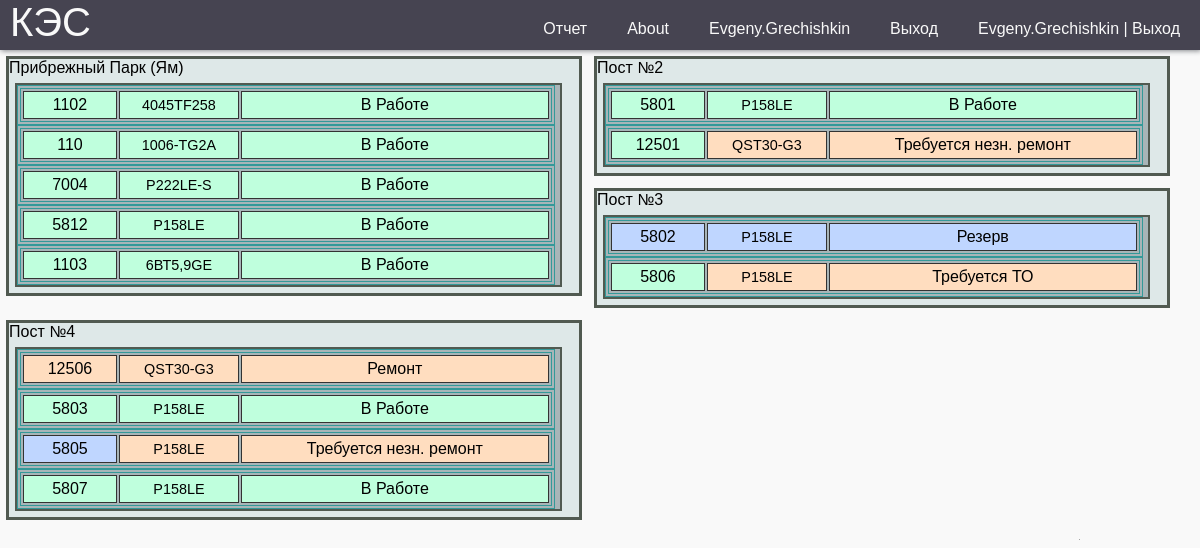
Screenshot of /object_kes/1/ (signed in) with the database file from the repository.
### report/models.py (models this page shows, shortened)
class Location(models.Model):
    name = models.CharField(max_length=30)
    object_kes = models.ForeignKey(ObjectKES, on_delete=models.SET_NULL, null=True)
    operator = models.ForeignKey(get_user_model(),
                               on_delete=models.SET_NULL,
                               related_name='operator_area',
                               null=True, default=None)
    address = models.CharField(max_length=250, blank=True)
    class Meta:
        verbose_name = 'Участок'
        verbose_name_plural = 'Участок'

class CreateDGU(models.Model):
    name = models.CharField(max_length=30, verbose_name="Номер Дгу")
    maker_dvs = models.ForeignKey(Maker, on_delete=models.SET_NULL, null=True, blank=True, verbose_name="Производитель")
    long_name = models.CharField(max_length=30, null=True, blank=True, verbose_name="Название Дгу")
    post_name = models.ForeignKey(Post, on_delete=models.SET_NULL, null=True, blank=True, verbose_name="Название поста")
    dvs = models.ForeignKey(DVS, on_delete=models.SET_NULL, null=True, blank=True, verbose_name="ДВС")
    alternator = models.ForeignKey(Alternator, on_delete=models.SET_NULL, null=True, blank=True, verbose_name="Генератор")
    location = models.ForeignKey(Location, on_delete=models.SET_NULL, null=True,blank=True, verbose_name="Обьект")
    work = models.BooleanField(default=False, verbose_name='в Работе')
    status = models.ForeignKey(Status, on_delete=models.SET_NULL, null=True, verbose_name="Состояние")
    paralel = models.BooleanField(default=False, verbose_name='Паралель')
    koguch = models.BooleanField(default=False, verbose_name='Кожухное Исполнение')
    weight = models.PositiveIntegerField(null=True, blank=True, default=0, verbose_name='Вес кг')
    lsh = models.CharField(max_length=100, null=True, blank=True, verbose_name="Длинна * Ширина * Высота ")
    title = models.CharField(max_length=250, blank=True, verbose_name='Описание  проблем')
    data_to = models.DateField(blank=True, null=True,  verbose_name='Дата последнего ТО')
    motochas_to = models.PositiveIntegerField(null=True, blank=True,  verbose_name='Моточасы последнего ТО')
    interval_to = models.PositiveIntegerField(null=True, blank=True, default=300, verbose_name='Межсервисный интервал')
    narabotka = models.BooleanField(default=True, verbose_name='Наработка')
    nagruzka = models.BooleanField(default=True, verbose_name='Нагрузка')
    active = models.BooleanField(default=True, verbose_name='Активная Нагрузка')
    reactive = models.BooleanField(default=True, verbose_name='Реактивная  Нагрузка')
    full_load = models.BooleanField(default=True, verbose_name='Полная  Нагрузка')
    l1 = models.BooleanField(default=True, verbose_name='L1')
    l2 = models.BooleanField(default=True, verbose_name='L2')
    l3 = models.BooleanField(default=True, verbose_name='L3')
    dmasla = models.BooleanField(default=True, verbose_name='Давление масла')
    tog = models.BooleanField(default=True, verbose_name='Темп. Охл. Жидкости')
    akb = models.BooleanField(default=True, verbose_name='АКБ')
    primechanie = models.BooleanField(default=True, verbose_name='Примечания')
    class Meta:
        verbose_name = 'ДГУ'
        verbose_name_plural = 'ДГУ'

class DVS(models.Model):
    model_dvs = models.ForeignKey(DVSmodel, on_delete=models.SET_NULL, blank=True, null=True, verbose_name="ДВС")
    sn = models.CharField(max_length=70, blank=True, verbose_name='Серейный номер')
    engine_hours = models.FloatField(blank=True, null=True, verbose_name="Моточасы")
    title = models.CharField(max_length=250, blank=True, verbose_name='Описание')
    class Meta:
        verbose_name = 'ДВС'
        verbose_name_plural = 'ДВС'

class DVSmodel(models.Model):
    model_dvs = models.CharField(blank=True, max_length=30, verbose_name='Модель ДВС')
    maker_dvs = models.ForeignKey(Maker, on_delete=models.SET_NULL, null=True, verbose_name="Производитель")
    power = models.IntegerField(blank=True, verbose_name="Мощьность ДВС")
    cylinders = models.IntegerField(blank=True, verbose_name="Количество цилиндров")
    volume = models.DecimalField(blank=True, null=True, max_digits=5, decimal_places=2,  verbose_name="Объем ДВС")
    weight = models.PositiveIntegerField(null=True, blank=True, default=0, verbose_name='Вес кг')
    title = models.CharField(max_length=250, blank=True, verbose_name='Описание')
    class Meta:
        verbose_name = 'Модель ДВС'
        verbose_name_plural = 'Модель ДВС'

### report/views.py (the view)
# urls.py: path("object_kes/<int:id>/", object_kes, name='object_kes'),
@login_required
def object_kes(request, id):
    dgus = CreateDGU.objects.all()
    location = Location.objects.filter(object_kes=id)
    object_kes = ObjectKES.objects.get(id=id)
    return render(request, "object_kes.html", {'dgus': dgus,
                                               'location': location, 'object_kes': object_kes})

### report/templates/object_kes.html (shortened to what this page needs)
{% extends 'base.html' %}
{% load static %}
{% block css %}
    <link rel="stylesheet" href="{% static 'style/style.css' %}">
    <link rel="stylesheet" href="{% static 'style/style_index.css' %}">
{% endblock css %}
{% block content %}
<main>
    {% for lct in location %}
        <div class="blok_1  inline">
            <p><a href="{% url 'area' lct.id %}">{{ lct.name }}</a></p>
            <div class="blok_3">
                {% for dgu in dgus %}
                    {% if lct.id == dgu.location.id %}
                    <table border="1" width="99%">
                        <tr>
                            {% if dgu.status.id == 2 %}
                                <td class="st1 dgu_status_avar"><a href="{% url 'dgu' dgu.id %}" >{{dgu.name}}</a></td>
                            {% elif  dgu.status.id == 3 %}
                                <td class="st1 dgu_status_rem"><a href="{% url 'dgu' dgu.id %}" >{{dgu.name}}</a></td>
                            {% elif not dgu.work %}
                                <td class="st1 dgu_status_res"><a href="{% url 'dgu' dgu.id %}" >{{dgu.name}}</a></td>
                            {% elif dgu.work %}
                                <td class="st1 dgu_status_rab" ><a href="{% url 'dgu' dgu.id %}" >{{dgu.name}}</a></td>
                            {% endif %}
                            {% if dgu.work and dgu.status.id == 1 %}
                                <td class="st2">{{dgu.dvs.model_dvs.model_dvs}}</td>
                            {% elif not dgu.work and dgu.status.id == 1 %}
                                <td class="st2 dgu_status_res">{{dgu.dvs.model_dvs.model_dvs}}</td>
                            {% elif dgu.status.id == 2 %}
                                <td class="st2 dgu_status_avar">{{dgu.dvs.model_dvs.model_dvs}}</td>
                            {% elif dgu.status.id == 3 %}
                                <td class="st2 dgu_status_rem">{{dgu.dvs.model_dvs.model_dvs}}</td>
                            {% elif dgu.status.id == 4 %}
                                <td class="st2 dgu_status_rem">{{dgu.dvs.model_dvs.model_dvs}}</td>
                            {% elif dgu.status.id == 5 %}
                                <td class="st2 dgu_status_rem">{{dgu.dvs.model_dvs.model_dvs}}</td>
                            {% else %}<td> </td>
                            {% endif %}
                            {% if dgu.work and dgu.status.id == 1 %}
                                <td class="st3">В Работе</td>
                            {% elif not dgu.work and dgu.status.id == 1 %}
                                <td class="st3 dgu_status_res">Резерв</td>
                            {% elif dgu.status.id == 2 %}
                                <td class="st3 dgu_status_avar">Аварийная остановка</td>
                            {% elif dgu.status.id == 3 %}
                                <td class="st3 dgu_status_rem">Ремонт</td>
                            {% elif dgu.status.id == 4 %}
                                <td class="st3 dgu_status_rem">Требуется незн. ремонт</td>
                            {% elif dgu.status.id == 5 %}
                                <td class="st3 dgu_status_rem">Требуется ТО</td>
                            {% else %}<td> </td>
                            {% endif %}
                        </tr></table>
                    {% endif %}
                {% endfor %}
            </div>
        </div>
    {% endfor %}
</main>
{% endblock content %}

### report/templates/base.html (shortened to what this page needs)
<!DOCTYPE html>
{% load static %}
<html lang="ru">
<head>
    {% block css %}{% endblock css %}
</head>
<body>
    <header class="header">
         <a href="{%url 'index'%}" class="logo">КЭС</a>
        <nav class="nav">
            <ul class="menu">
                {% if user.is_authenticated %}
                <li><a href="{%url 'create_dgu'%}">Отчет</a></li>
                <li><a href="#">About</a></li>
                <li><a href="admin/">{{user.username}}</a></li>
                <li><a href="{%url 'users:logout'%}">Выход</a></li>
                <li><a href="{%url 'users:logout'%}">{{user.username}} | Выход</a></li>
                {% else %}
                <li><a href="{%url 'users:login'%}">Авторизация</a></li>
                {% endif %}
            </ul>
        </nav>
    </header>
    {% block content %}{% endblock content %}
</body>
</html>

### report/static/style/style.css (style rules this page uses)
:root { --white: #f9f9f9; --black: #464451; --grey: #85888C; }
* { margin: 0; padding: 0; box-sizing: border-box; }
body { background-color: var(--white); font-family: "Poppins", sans-serif; }
a { text-decoration: none; }
ul { list-style: none; }
.header { background-color: var(--black); box-shadow: 1px 1px 5px 0px var(--grey); position: sticky; top: 0; width: 100%; height: 50px; }
.logo { display: inline-block; color: var(--white); font-size: 40px; margin-left: 10px; }
.nav { width: 100%; height: 100%; position: fixed; background-color: var(--black); overflow: hidden; }
.menu a { display: block; padding: 20px; color: var(--white); }
.nav { max-height: 0; transition: max-height .5s ease-out; }
td, th { margin: 5px; padding: 5px; }
@media (min-width: 768px) { .nav { max-height: 70px; top: 0; position: relative; float: right; width: fit-content; background-color: transparent; } }
@media (min-width: 768px) { .menu li { float: left; } }

### report/static/style/style_index.css (style rules this page uses)
main a { color: #000; }
main a:-webkit-any-link { color: #000; }
.inline { width: 31%; margin: 6px; float: left; }
.blok_1 { background-color: #DEE8E8; border: 3px solid rgb(81, 90, 81); }
.blok_3 { width: 96%; margin: 6px; background-color: rgb(168, 181, 184); border: 2px solid rgb(81, 90, 81); text-align: center; }
table { border: 4px double #399; }
td { background: #BFFFDD; border: 1px solid #333; empty-cells: hide; padding: 4px; }
.st1 { width: 18%; }
.st2 { width: 23%; font-size: 90%; }
.dgu_status_rab { background: #BFFFDD; }
.dgu_status_res { background: #BFD6FF; }
.dgu_status_rem { background: #FFDDBF; }
@media (max-width: 1220px) { .inline { width: 48%; } }

### rows the page displays
Location: name "Прибрежный Парк (Ям)"
CreateDGU: name "1102", dvs.model_dvs.model_dvs "4045TF258", work "В Работе"
CreateDGU: name "110", dvs.model_dvs.model_dvs "1006-TG2A", work "В Работе"
CreateDGU: name "7004", dvs.model_dvs.model_dvs "P222LE-S", work "В Работе"
CreateDGU: name "5812", dvs.model_dvs.model_dvs "Р158LE", work "В Работе"
CreateDGU: name "1103", dvs.model_dvs.model_dvs "6ВТ5,9GE", work "В Работе"
Location: name "Пост №2"
CreateDGU: name "5801", dvs.model_dvs.model_dvs "Р158LE", work "В Работе"
CreateDGU: name "12501", dvs.model_dvs.model_dvs "QST30-G3", work "Требуется незн. ремонт"
Location: name "Пост №3"
CreateDGU: name "5802", dvs.model_dvs.model_dvs "Р158LE", work "Резерв"
CreateDGU: name "5806", dvs.model_dvs.model_dvs "Р158LE", work "Требуется ТО"
Location: name "Пост №4"
CreateDGU: name "12506", dvs.model_dvs.model_dvs "QST30-G3", work "Ремонт"
CreateDGU: name "5803", dvs.model_dvs.model_dvs "Р158LE", work "В Работе"
CreateDGU: name "5805", dvs.model_dvs.model_dvs "Р158LE", work "Требуется незн. ремонт"
CreateDGU: name "5807", dvs.model_dvs.model_dvs "Р158LE", work "В Работе"

### other values shown
{{ user.username }} "Evgeny.Grechishkin"
